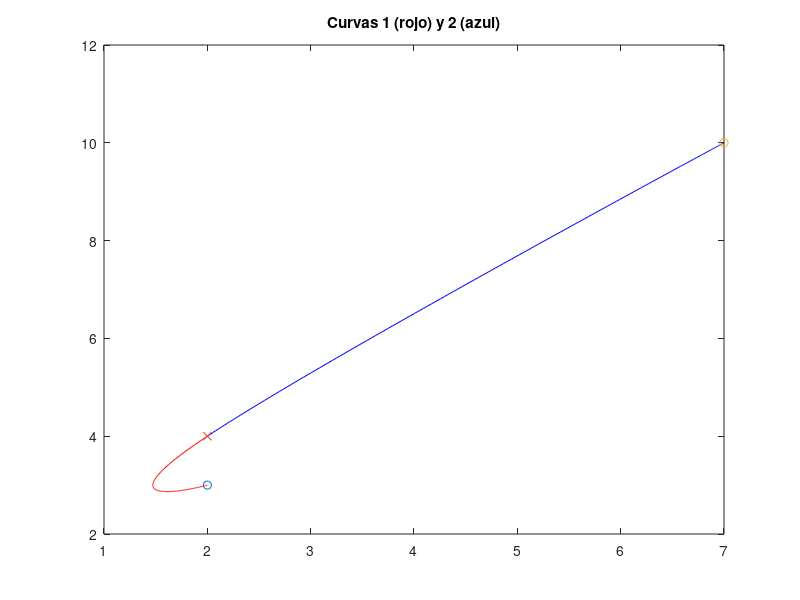
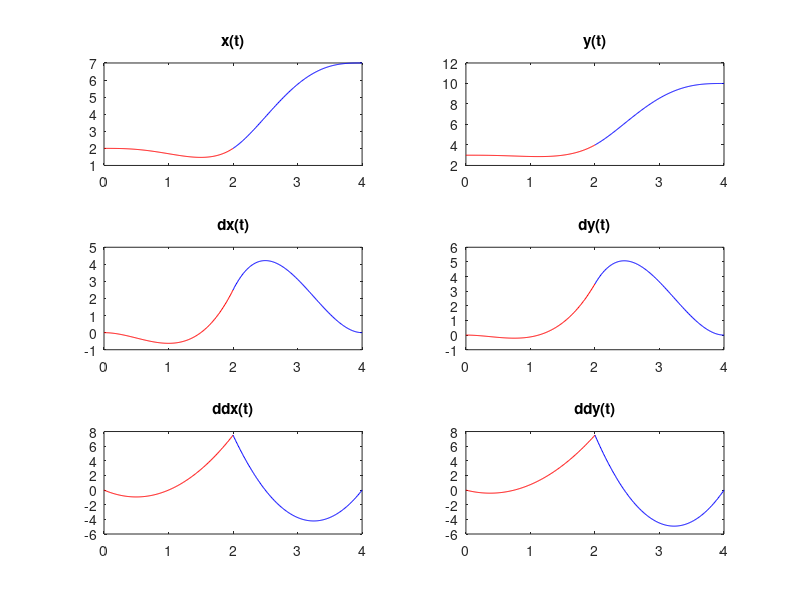

Reproduce these figures in MATLAB, in order.
% DATOS DE ENTRADA:

% Puntos objetivo:
p0=[2,3];
pP=[2,4]; %[5,8];
pF=[7,10];

% tiempo para cada segmento:
t1=2;
t2=2;

% --------------------------------------------------------

% Calculo de los tiempos intermedios:
t0=0;
tP=t0+t1;
tF=t0+t1+t2;


% MATRIZ CON LAS ECUACIONES QUE HAY QUE RESOLVER:

% Se resuelve la matriz general mostrada en el ejemplo:

M=[     t0^4,   t0^3,   t0^2,   t0, 1,        0,      0,     0,  0,  0
      4*t0^3, 3*t0^2,   2*t0,   1,  0,        0,      0,     0,  0,  0
    4*3*t0^2, 3*2*t0,      2,   0,  0,        0,      0,     0,  0,  0
           0,      0,      0,   0,  0,     tF^4,   tF^3,  tF^2, tF,  1
           0,      0,      0,   0,  0,   4*tF^3, 3*tF^2,  2*tF,  1,  0
           0,      0,      0,   0,  0, 4*3*tF^2, 3*2*tF,     2,  0,  0
        tP^4,   tP^3,   tP^2,   tP, 1,    -tP^4,  -tP^3, -tP^2,-tP, -1
      4*tP^3, 3*tP^2,   2*tP,   1,  0,  -4*tP^3,-3*tP^2, -2*tP, -1,  0  
    4*3*tP^2, 3*2*tP,      2,   0,  0,-4*3*tP^2,-3*2*tP,    -2,  0,  0
        tP^4,   tP^3,   tP^2,  tP,  1,        0,      0,     0,  0,  0];
       

Bx=[p0(1), 0, 0, pF(1), 0, 0, 0, 0, 0, pP(1)]';
By=[p0(2), 0, 0, pF(2), 0, 0, 0, 0, 0, pP(2)]';

% RESOLVER LAS ECUACIONES:

M

% Ecuaci�n:  M*pX=Bx
pX=M\Bx;
% Ecuaci�n:  M*pY=By
pY=M\By;

% SOLUCI�N PARA CADA VARIABLE (X,Y)

% Coeficientes de X e Y para las curvas 1 y 2:
pX1=pX(1:5)
pX2=pX(6:10)
pY1=pY(1:5)
pY2=pY(6:10)

% ----------------------------------------------------

% C�LCULO DE LOS PUNTOS (DIBUJO):

% C�lculo de la curva, la velocidad y la aceleraci�n:
t1=t0:0.01:tP;
t2=tP:0.01:tF;

% Posici�n:
x1=polyval(pX1,t1);
y1=polyval(pY1,t1);
x2=polyval(pX2,t2);
y2=polyval(pY2,t2);

% Velocidad:
dpX1=polyder(pX1);
dpY1=polyder(pY1);
dpX2=polyder(pX2);
dpY2=polyder(pY2);
dx1=polyval(dpX1,t1);
dy1=polyval(dpY1,t1);
dx2=polyval(dpX2,t2);
dy2=polyval(dpY2,t2);

% Aceleraci�n:
ddpX1=polyder(dpX1);
ddpY1=polyder(dpY1);
ddpX2=polyder(dpX2);
ddpY2=polyder(dpY2);
ddx1=polyval(ddpX1,t1);
ddy1=polyval(ddpY1,t1);
ddx2=polyval(ddpX2,t2);
ddy2=polyval(ddpY2,t2);

% Dibujo de la soluci�n:

figure
plot(x1,y1,'r',x2,y2,'b',p0(1),p0(2),'o',pP(1),pP(2),'x',pF(1),pF(2),'o')
title('Curvas 1 (rojo) y 2 (azul)');

figure
subplot(3,2,1), plot(t1,x1,'r',t2,x2,'b'),title('x(t)')
subplot(3,2,2), plot(t1,y1,'r',t2,y2,'b'),title('y(t)')
subplot(3,2,3), plot(t1,dx1,'r',t2,dx2,'b'),title('dx(t)')
subplot(3,2,4), plot(t1,dy1,'r',t2,dy2,'b'),title('dy(t)')
subplot(3,2,5), plot(t1,ddx1,'r',t2,ddx2,'b'),title('ddx(t)')
subplot(3,2,6), plot(t1,ddy1,'r',t2,ddy2,'b'),title('ddy(t)')

